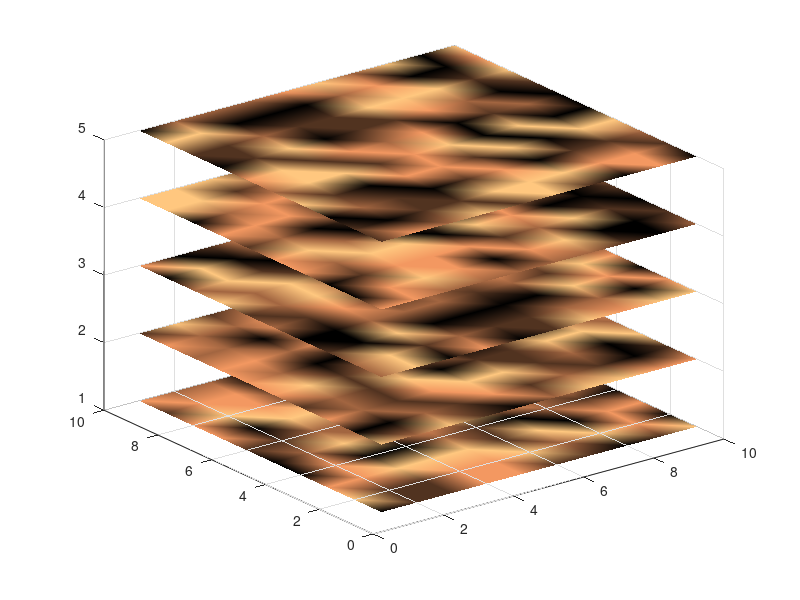

Reproduce this figure in MATLAB. (Note: this script raises an error after producing the figure.)

final=randi(5,10,10,5);
X=linspace(1,10,10);
Z=1:5;
[x y z]=meshgrid(X,X,Z);
xslice=[];
yslice=[];
zslice=Z;

figure;
h=slice(x,y,z,final,xslice,yslice,zslice);
set(h,'FaceColor','interp');
%set(h,'FaceAlpha','0.5');
set(h,'EdgeColor','none');
%set(h,'DiffuseStrength',0.8);
colormap('copper');
colorbar('vert');
view([-68 12])